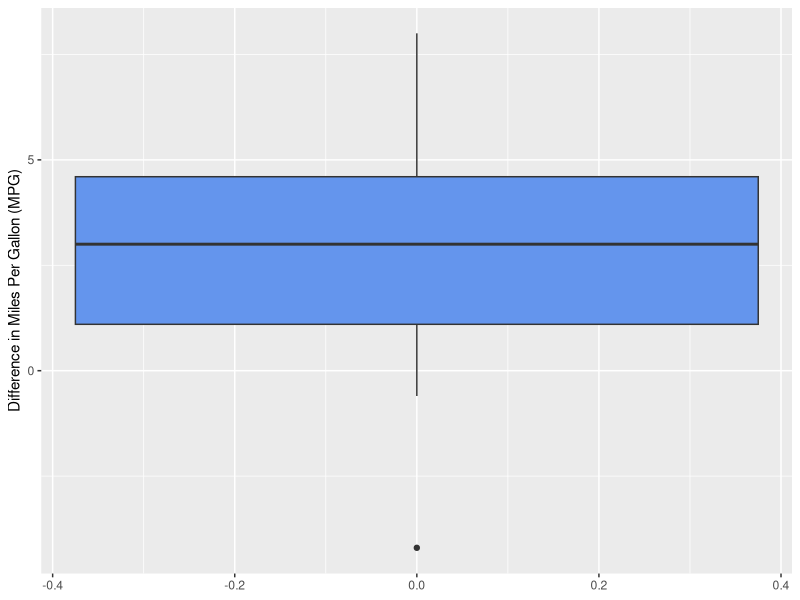

Write the R code that produced this figure.
## ---- chunk 1
test.stat<-((460.56-450)/(98.65/sqrt(500)))
t<-round(test.stat,3)
t
## ---- chunk 2
p<-round((2*pt(-abs(t),df=499)),3)
p
## ---- chunk 3
test.stat<-((-.538- -.545)/(0.008/sqrt(15)))
t<-round(test.stat,3)
t
## ---- chunk 4
p<-round((2*pt(-abs(t),df=14)),3)
p
## ---- chunk 5
data<-read.csv("Data/mpg..csv")
round(mean(data$difference),3)
round(sd(data$difference),3)
## ---- chunk 6
library(ggplot2)
ggplot(data=data,aes(y=difference))+
       geom_boxplot(fill="cornflowerblue")+
       ylab("Difference in Miles Per Gallon (MPG)")
## ---- chunk 7
t.test(data$difference, mu=0)
